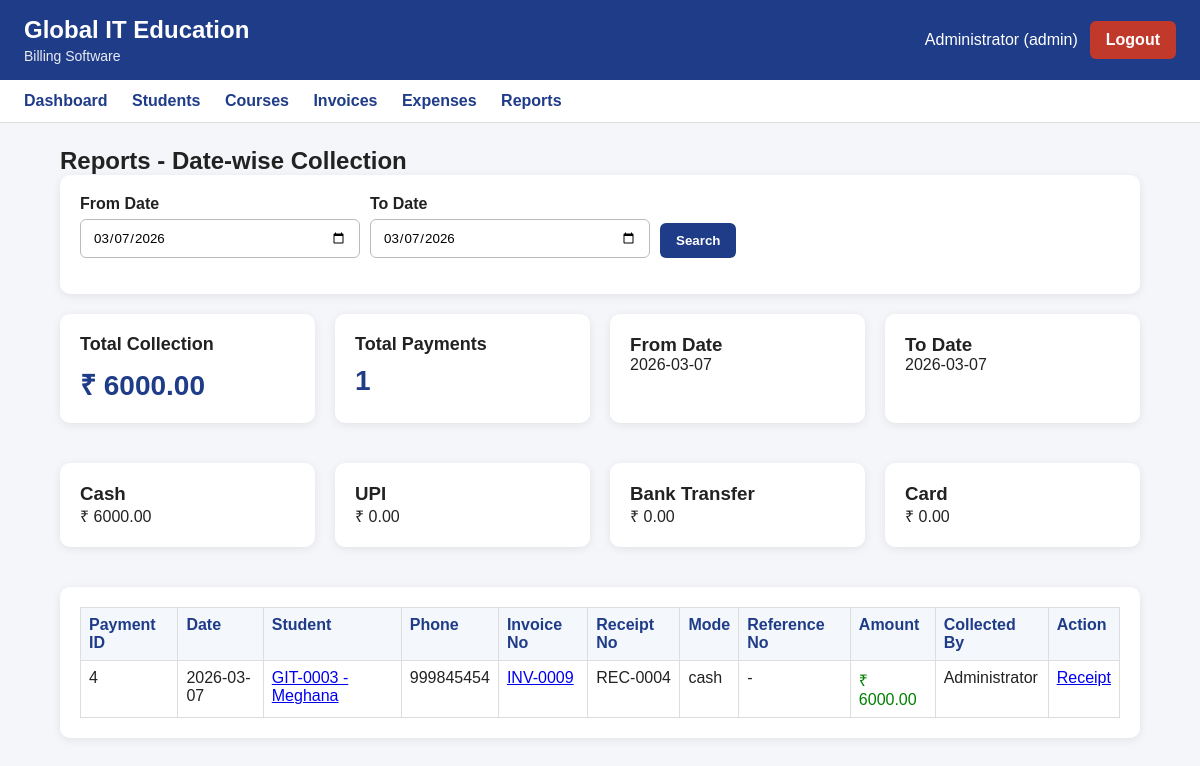
Page /reports/date-wise-collection?branch_id=2 (signed in) on the committed database.
### tables this page shows
CREATE TABLE users (
            id INTEGER PRIMARY KEY AUTOINCREMENT,
            full_name TEXT NOT NULL,
            username TEXT NOT NULL UNIQUE,
            password_hash TEXT NOT NULL,
            role TEXT NOT NULL CHECK(role IN ('admin', 'staff')),
            phone TEXT,
            is_active INTEGER NOT NULL DEFAULT 1,
            created_at TEXT NOT NULL,
            updated_at TEXT
        , branch_id INTEGER, can_view_all_branches INTEGER NOT NULL DEFAULT 1);

CREATE TABLE receipts (
            id INTEGER PRIMARY KEY AUTOINCREMENT,
            receipt_no TEXT NOT NULL UNIQUE,
            payment_id INTEGER NOT NULL UNIQUE,
            receipt_date TEXT NOT NULL,
            amount_received REAL NOT NULL DEFAULT 0,
            created_by INTEGER NOT NULL,
            created_at TEXT NOT NULL,
            FOREIGN KEY (payment_id) REFERENCES payments(id) ON DELETE CASCADE,
            FOREIGN KEY (created_by) REFERENCES users(id)
        );

CREATE TABLE payments (
            id INTEGER PRIMARY KEY AUTOINCREMENT,
            invoice_id INTEGER NOT NULL,
            payment_date TEXT NOT NULL,
            amount_paid REAL NOT NULL DEFAULT 0,
            payment_mode TEXT NOT NULL
                CHECK(payment_mode IN ('cash', 'upi', 'bank_transfer', 'card')),
            reference_no TEXT,
            notes TEXT,
            collected_by INTEGER NOT NULL,
            created_at TEXT NOT NULL, branch_id INTEGER,
            FOREIGN KEY (invoice_id) REFERENCES invoices(id) ON DELETE CASCADE,
            FOREIGN KEY (collected_by) REFERENCES users(id)
        );

CREATE TABLE students (
            id INTEGER PRIMARY KEY AUTOINCREMENT,
            student_code TEXT NOT NULL UNIQUE,
            full_name TEXT NOT NULL,
            phone TEXT NOT NULL,
            email TEXT,
            address TEXT,
            joined_date TEXT NOT NULL,
            status TEXT NOT NULL DEFAULT 'active'
                CHECK(status IN ('active', 'completed', 'dropped')),
            created_at TEXT NOT NULL,
            updated_at TEXT
        , branch_id INTEGER);

CREATE TABLE invoices (
            id INTEGER PRIMARY KEY AUTOINCREMENT,
            invoice_no TEXT NOT NULL UNIQUE,
            student_id INTEGER NOT NULL,
            invoice_date TEXT NOT NULL,
            subtotal REAL NOT NULL DEFAULT 0,
            discount_type TEXT NOT NULL DEFAULT 'none'
                CHECK(discount_type IN ('none', 'fixed', 'percentage')),
            discount_value REAL NOT NULL DEFAULT 0,
            discount_amount REAL NOT NULL DEFAULT 0,
            total_amount REAL NOT NULL DEFAULT 0,
            installment_type TEXT NOT NULL DEFAULT 'full'
                CHECK(installment_type IN ('full', 'custom')),
            notes TEXT,
            status TEXT NOT NULL DEFAULT 'unpaid'
                CHECK(status IN ('unpaid', 'partially_paid', 'paid', 'cancelled')),
            created_by INTEGER NOT NULL,
            created_at TEXT NOT NULL,
            updated_at TEXT, branch_id INTEGER,
            FOREIGN KEY (student_id) REFERENCES students(id),
            FOREIGN KEY (created_by) REFERENCES users(id)
        );

### app.py (the view)
@app.route("/reports/date-wise-collection", methods=["GET"])
@login_required
def date_wise_collection_report():
    conn = get_conn()
    cur = conn.cursor()
    from_date = request.args.get("from_date", "").strip()
    to_date = request.args.get("to_date", "").strip()
    branch_id = request.args.get("branch_id", "").strip()
    today = datetime.today().strftime("%Y-%m-%d")
    if not from_date:
        from_date = today
    if not to_date:
        to_date = today
    cur.execute("""
        SELECT *
        FROM branches
        WHERE is_active = 1
        ORDER BY branch_name
    """)
    branches = cur.fetchall()
    query = """
        SELECT
            payments.id AS payment_id,
            payments.payment_date,
            payments.amount_paid,
            payments.payment_mode,
            payments.reference_no,
            payments.notes,
            payments.branch_id,

            invoices.id AS invoice_id,
            invoices.invoice_no,

            students.id AS student_id,
            students.student_code,
            students.full_name,
            students.phone,

            receipts.receipt_no,

            users.full_name AS collected_by_name,
            branch_master.branch_name

        FROM payments
        JOIN invoices
            ON payments.invoice_id = invoices.id
        JOIN students
            ON invoices.student_id = students.id
        LEFT JOIN receipts
            ON receipts.payment_id = payments.id
        LEFT JOIN users
            ON payments.collected_by = users.id
        LEFT JOIN branches AS branch_master
            ON payments.branch_id = branch_master.id

        WHERE payments.payment_date BETWEEN ? AND ?
    """
    params = [from_date, to_date]
    if branch_id:
        query += " AND payments.branch_id = ? "
        params.append(branch_id)
    query += " ORDER BY payments.payment_date DESC, payments.id DESC "
    cur.execute(query, params)
    rows = cur.fetchall()
    total_collection = 0.0
    total_payments = len(rows)
    cash_total = 0.0
    upi_total = 0.0
    bank_total = 0.0
    card_total = 0.0
    for row in rows:
        amount = float(row["amount_paid"] or 0)
        total_collection += amount
        mode = (row["payment_mode"] or "").lower()
        if mode == "cash":
            cash_total += amount
        elif mode == "upi":
            upi_total += amount
        elif mode == "bank_transfer":
            bank_total += amount
        elif mode == "card":
            card_total += amount
    conn.close()
    return render_template(
        "report_date_wise_collection.html",
        rows=rows,
        from_date=from_date,
        to_date=to_date,
        branch_id=branch_id,
        branches=branches,
        total_collection=total_collection,
        total_payments=total_payments,
        cash_total=cash_total,
        upi_total=upi_total,
        bank_total=bank_total,
        card_total=card_total
    )

### app.py (called while the page is built)
def login_required(route_function):
    from functools import wraps
    @wraps(route_function)
    def wrapper(*args, **kwargs):
        if "user_id" not in session:
            flash("Please login first.", "warning")
            return redirect(url_for("login"))
        return route_function(*args, **kwargs)
    return wrapper

### db.py (called while the page is built)
def get_conn():
    conn = sqlite3.connect(DB_PATH)
    conn.row_factory = sqlite3.Row
    conn.execute("PRAGMA foreign_keys = ON;")
    return conn

### templates/report_date_wise_collection.html
{% extends "base.html" %}
{% block content %}
<h2>Reports - Date-wise Collection</h2>
<div class="card">
  <form method="get" class="search-form">
    <div class="form-group">
      <label>From Date</label>
      <input type="date" name="from_date" value="{{ from_date }}">
    </div>
    <div class="form-group">
      <label>To Date</label>
      <input type="date" name="to_date" value="{{ to_date }}">
    </div>
    <div class="form-group" style="align-self:end;">
      <button type="submit" class="btn btn-primary">Search</button>
    </div>
  </form>
</div>
<div class="grid">
  <div class="card stat-card">
    <h3>Total Collection</h3>
    <p>₹ {{ "%.2f"|format(total_collection or 0) }}</p>
  </div>
  <div class="card stat-card">
    <h3>Total Payments</h3>
    <p>{{ total_payments }}</p>
  </div>
  <div class="card">
    <h3>From Date</h3>
    <p>{{ from_date }}</p>
  </div>
  <div class="card">
    <h3>To Date</h3>
    <p>{{ to_date }}</p>
  </div>
</div>
<div class="grid">
  <div class="card">
    <h3>Cash</h3>
    <p>₹ {{ "%.2f"|format(cash_total or 0) }}</p>
  </div>
  <div class="card">
    <h3>UPI</h3>
    <p>₹ {{ "%.2f"|format(upi_total or 0) }}</p>
  </div>
  <div class="card">
    <h3>Bank Transfer</h3>
    <p>₹ {{ "%.2f"|format(bank_total or 0) }}</p>
  </div>
  <div class="card">
    <h3>Card</h3>
    <p>₹ {{ "%.2f"|format(card_total or 0) }}</p>
  </div>
</div>
<div class="card">
  <table border="1" width="100%" cellpadding="10" class="billing-table">
    <tr>
      <th>Payment ID</th>
      <th>Date</th>
      <th>Student</th>
      <th>Phone</th>
      <th>Invoice No</th>
      <th>Receipt No</th>
      <th>Mode</th>
      <th>Reference No</th>
      <th>Amount</th>
      <th>Collected By</th>
      <th>Action</th>
    </tr>
    {% for row in rows %}
    <tr>
      <td>{{ row.payment_id }}</td>
      <td>{{ row.payment_date }}</td>
      <td>
        <a href="{{ url_for('student_profile', student_id=row.student_id) }}">
          {{ row.student_code }} - {{ row.full_name }}
        </a>
      </td>
      <td>{{ row.phone or "-" }}</td>
      <td>
        <a href="{{ url_for('invoice_view', invoice_id=row.invoice_id) }}">
          {{ row.invoice_no }}
        </a>
      </td>
      <td>{{ row.receipt_no or "-" }}</td>
      <td>{{ row.payment_mode }}</td>
      <td>{{ row.reference_no or "-" }}</td>
      <td style="color:green;">
        ₹ {{ "%.2f"|format(row.amount_paid or 0) }}
      </td>
      <td>{{ row.collected_by_name or "-" }}</td>
      <td>
        <a href="{{ url_for('receipt_view', payment_id=row.payment_id) }}">Receipt</a>
      </td>
    </tr>
    {% else %}
    <tr>
      <td colspan="11" style="text-align:center;">No collections found for selected date range.</td>
    </tr>
    {% endfor %}
  </table>
</div>
{% endblock %}

### templates/base.html (shortened to what this page needs)
<!doctype html>
<html lang="en">
<head>
  <link rel="stylesheet" href="{{ url_for('static', filename='style.css') }}">
  <link rel="stylesheet" href="https://cdn.jsdelivr.net/npm/tom-select/dist/css/tom-select.css">
</head>
<body>
  <header class="topbar">
    <div>
      <h1>Global IT Education</h1>
      <p class="subtitle">Billing Software</p>
    </div>
    {% if session.get("user_id") %}
      <div class="topbar-right">
        <span>{{ session.get("full_name") }} ({{ session.get("role") }})</span>
        <a class="btn btn-danger" href="{{ url_for('logout') }}">Logout</a>
      </div>
    {% endif %}
  </header>
  {% if session.get("user_id") %}
  <nav class="navbar">
    <a href="{{ url_for('dashboard') }}">Dashboard</a>
    <a href="{{ url_for('students') }}">Students</a>
    <a href="{{ url_for('courses') }}">Courses</a>
    <a href="{{ url_for('invoices') }}">Invoices</a>
    <a href="{{ url_for('expenses') }}">Expenses</a>
    <a href="{{ url_for('reports_center') }}">Reports</a>
  </nav>
  {% endif %}
  <main class="container">
    {% block content %}{% endblock %}
  </main>
</body>
</html>

### static/style.css (style rules this page uses)
* { box-sizing: border-box; margin: 0; padding: 0; font-family: Arial, sans-serif; }
body { background: #f4f6f9; color: #222; }
.topbar { background: #1f3c88; color: white; padding: 16px 24px; display: flex; justify-content: space-between; align-items: center; }
.topbar h1 { font-size: 24px; margin-bottom: 4px; }
.subtitle { font-size: 14px; opacity: 0.9; }
.topbar-right { display: flex; align-items: center; gap: 12px; }
.navbar { background: #ffffff; padding: 12px 24px; border-bottom: 1px solid #ddd; }
.navbar a { text-decoration: none; color: #1f3c88; font-weight: bold; margin-right: 20px; }
.container { width: 90%; max-width: 1100px; margin: 24px auto; }
.card { background: white; border-radius: 10px; padding: 20px; margin-bottom: 20px; box-shadow: 0 2px 10px rgba(0,0,0,0.08); }
.form-group { margin-bottom: 16px; }
.form-group label { display: block; margin-bottom: 6px; font-weight: bold; }
.form-group input, .form-group select, .form-group textarea { width: 100%; padding: 10px; border: 1px solid #bbb; border-radius: 6px; }
.btn { display: inline-block; text-decoration: none; border: none; padding: 10px 16px; border-radius: 6px; cursor: pointer; font-weight: bold; }
.btn-primary { background: #1f3c88; color: white; }
.btn-danger { background: #c0392b; color: white; }
.grid { display: grid; grid-template-columns: repeat(auto-fit, minmax(220px, 1fr)); gap: 20px; margin-bottom: 20px; }
.stat-card h3 { font-size: 18px; margin-bottom: 10px; }
.stat-card p { font-size: 28px; font-weight: bold; color: #1f3c88; }
.billing-table { width: 100%; border-collapse: collapse; }
.billing-table th, .billing-table td { border: 1px solid #ddd; padding: 8px; vertical-align: top; }
.billing-table th { background: #f4f7fb; color: #1f3c88; text-align: left; }
.search-form { display: flex; gap: 10px; align-items: center; flex-wrap: wrap; }
.search-form input { flex: 1; min-width: 280px; padding: 10px 12px; border: 1px solid #bbb; border-radius: 6px; }
.search-form .btn { padding: 10px 16px; }
.search-form .form-group { min-width: 180px; }

### rows in the picture
users: get "Administrator"
receipts: payment_id "4", payment_date "2026-03-07", student_code "GIT-0003", full_name "Meghana", phone "999845454", invoice_no "INV-0009", receipt_no "REC-0004", payment_mode "cash", reference_no "-", full_name "Administrator"
payments: amount_paid "6000.00"

### other values in the picture
{{ session.get("role") }} "admin"
{{ "%.2f"|format(total_collection or 0) }} "6000.00"
{{ total_payments }} "1"
{{ from_date }} "2026-03-07"
{{ to_date }} "2026-03-07"
{{ "%.2f"|format(cash_total or 0) }} "6000.00"
{{ "%.2f"|format(upi_total or 0) }} "0.00"
{{ "%.2f"|format(bank_total or 0) }} "0.00"
{{ "%.2f"|format(card_total or 0) }} "0.00"
